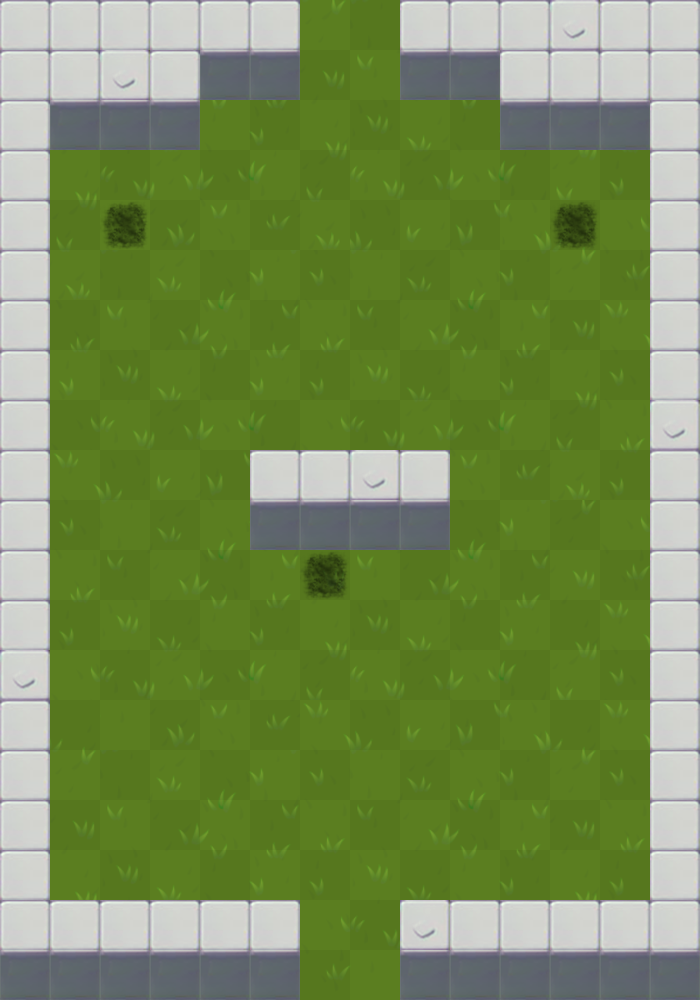

A 2D game scene composited from a Tiled map and its tileset images. What follows is a short description and the map's XML, with each tile layer's data collapsed to a summary:
An orthogonal 14x20 tile map with 50x50 px tiles, 14 tile layers (suelo, pared, enemigos1, enemigos4, ...), 12 tilesets.

<map version="1.2" tiledversion="1.2.3" orientation="orthogonal" renderorder="right-down" width="14" height="20" tilewidth="50" tileheight="50" infinite="0" nextlayerid="15" nextobjectid="1">
 <tileset firstgid="1" name="0" tilewidth="50" tileheight="50" tilecount="1" columns="1">
  <image source="tiles/0.png" width="64" height="64" />
 </tileset>
 <tileset firstgid="2" name="1" tilewidth="50" tileheight="50" tilecount="1" columns="1">
  <image source="tiles/1.png" width="64" height="64" />
 </tileset>
 <tileset firstgid="3" name="2" tilewidth="50" tileheight="50" tilecount="1" columns="1">
  <image source="tiles/2.png" width="64" height="64" />
 </tileset>
 <tileset firstgid="4" name="3" tilewidth="50" tileheight="50" tilecount="1" columns="1">
  <image source="tiles/3.png" width="64" height="64" />
 </tileset>
 <tileset firstgid="5" name="suciedad50" tilewidth="50" tileheight="50" tilecount="1" columns="1">
  <image source="tiles/suciedad50.png" width="50" height="50" />
 </tileset>
 <tileset firstgid="6" name="hoyo250" tilewidth="50" tileheight="50" tilecount="1" columns="1">
  <image source="tiles/hoyo250.png" width="50" height="50" />
 </tileset>
 <tileset firstgid="7" name="hoyo50" tilewidth="50" tileheight="50" tilecount="1" columns="1">
  <image source="tiles/hoyo50.png" width="50" height="50" />
 </tileset>
 <tileset firstgid="8" name="PuertaTransparente" tilewidth="50" tileheight="50" tilecount="1" columns="1">
  <image source="tiles/PuertaTransparente.png" width="50" height="50" />
 </tileset>
 <tileset firstgid="9" name="Bloque" tilewidth="50" tileheight="50" tilecount="1" columns="1">
  <image source="tiles/Bloque.png" width="50" height="50" />
 </tileset>
 <tileset firstgid="10" name="Bloque2" tilewidth="50" tileheight="50" tilecount="1" columns="1">
  <image source="tiles/Bloque2.png" width="50" height="50" />
 </tileset>
 <tileset firstgid="11" name="BloquePerp" tilewidth="50" tileheight="50" tilecount="1" columns="1">
  <image source="tiles/BloquePerp.png" width="50" height="50" />
 </tileset>
 <tileset firstgid="12" name="sueloCespedCompleto" tilewidth="50" tileheight="50" tilecount="280" columns="14">
  <image source="tiles/sueloCespedCompleto.png" width="700" height="1000" />
 </tileset>
 <layer id="1" name="suelo" width="14" height="20">
  <data>[280 cells, 280 non-empty, 280 distinct tile ids]</data>
 </layer>
 <layer id="2" name="pared" width="14" height="20">
  <data>[280 cells, 94 non-empty, 3 distinct tile ids]</data>
 </layer>
 <layer id="3" name="enemigos1" width="14" height="20">
  <data>[280 cells, 2 non-empty, 1 distinct tile ids]</data>
 </layer>
 <layer id="14" name="enemigos4" width="14" height="20">
  <data>[280 cells, 1 non-empty, 1 distinct tile ids]</data>
 </layer>
 <layer id="4" name="enemigos2" width="14" height="20">
  <data>[280 cells, 0 non-empty, 0 distinct tile ids]</data>
 </layer>
 <layer id="5" name="enemigos3" width="14" height="20">
  <data>[280 cells, 0 non-empty, 0 distinct tile ids]</data>
 </layer>
 <layer id="6" name="blocker" width="14" height="20">
  <data>[280 cells, 0 non-empty, 0 distinct tile ids]</data>
 </layer>
 <layer id="12" name="pinchos" width="14" height="20">
  <data>[280 cells, 0 non-empty, 0 distinct tile ids]</data>
 </layer>
 <layer id="13" name="sierra" width="14" height="20">
  <data>[280 cells, 0 non-empty, 0 distinct tile ids]</data>
 </layer>
 <layer id="7" name="mejoraVida" width="14" height="20">
  <data>[280 cells, 0 non-empty, 0 distinct tile ids]</data>
 </layer>
 <layer id="8" name="mejoraAtaque" width="14" height="20">
  <data>[280 cells, 0 non-empty, 0 distinct tile ids]</data>
 </layer>
 <layer id="9" name="mejoraMovimiento" width="14" height="20">
  <data>[280 cells, 0 non-empty, 0 distinct tile ids]</data>
 </layer>
 <layer id="10" name="mejoraCadencia" width="14" height="20">
  <data>[280 cells, 0 non-empty, 0 distinct tile ids]</data>
 </layer>
 <layer id="11" name="puerta" width="14" height="20">
  <data>[280 cells, 2 non-empty, 1 distinct tile ids]</data>
 </layer>
</map>
